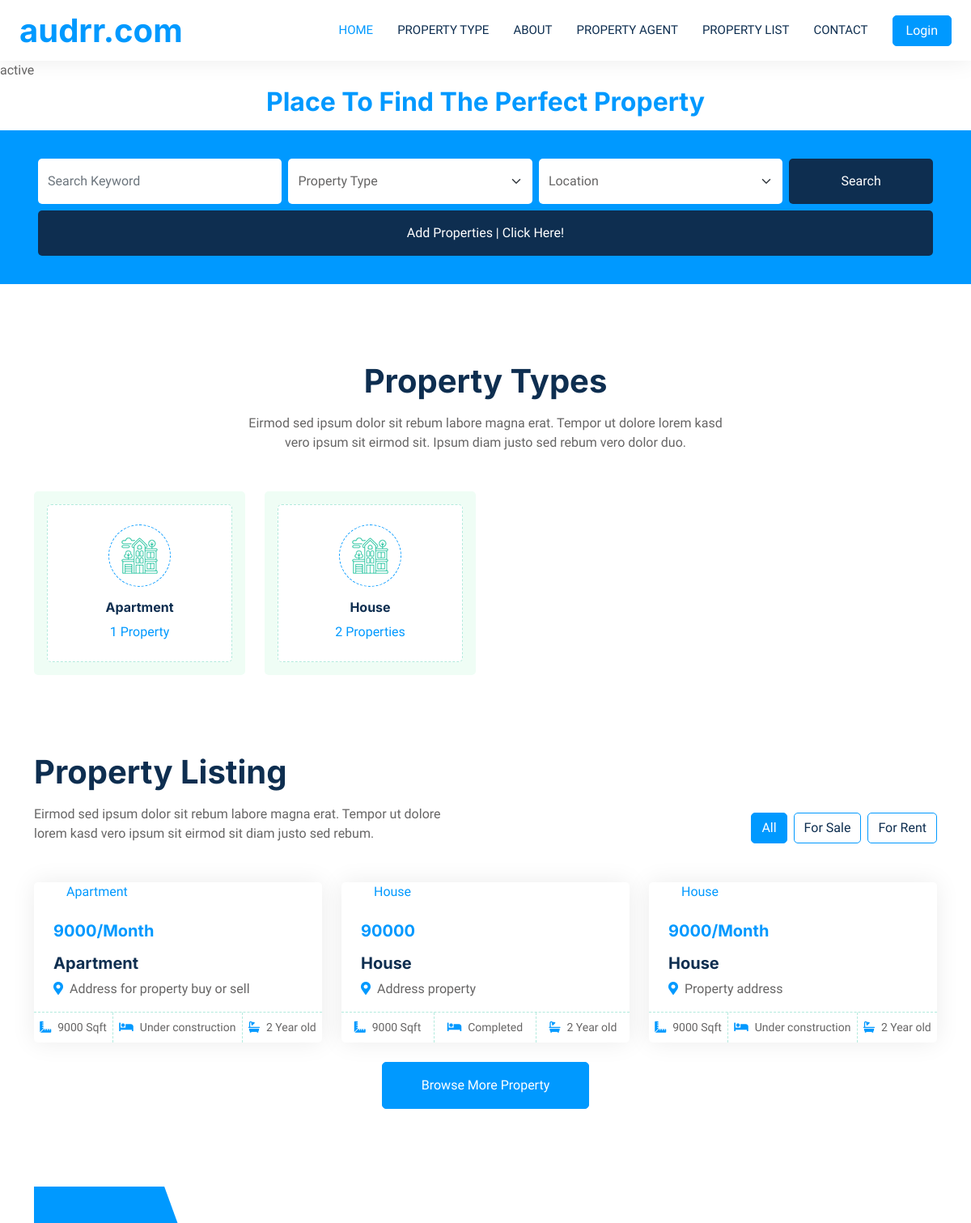
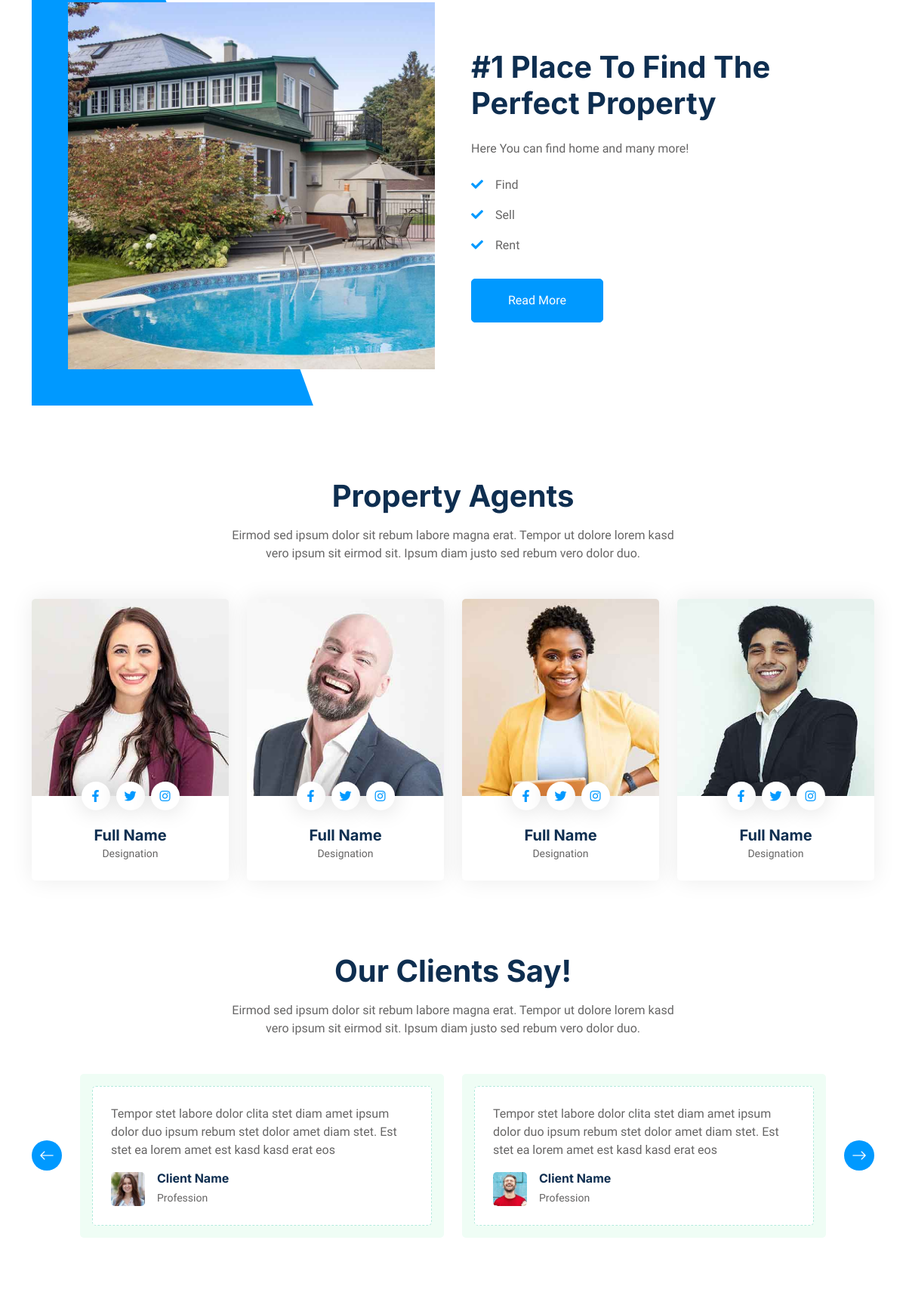
The page / (upper part) on the database its author committed (2 pictures, top to bottom).
### user_1/models.py (models this page shows)
class p_detail(models.Model):
    seller_id=models.ForeignKey(User_register, on_delete=models.CASCADE)
    property_data=models.JSONField()

### user_1/views.py (the view)
# urls.py: 2. Add a URL to urlpatterns:  path('', views.home, name='home')
def home(request):
    property_category=property_bound_data
    property_data = p_detail.objects.all()
    return render(request, 'theme/index.html', {'property_category':property_category, 'property_data':property_data})

### user_1/templates/theme/index.html (shortened to what this page needs)
{% extends 'theme/master.html' %}
{% load static %}
{% block main_content %}
{% block home %}active{% endblock %}
<div class="row text-center p-2">
    <marquee direction="left" behavior="scroll" scrollamount="3">
        <h2 style="color:#0099ff !important;">Place To Find The Perfect Property</h2>
    </marquee>
</div>
<div class="container-fluid bg-primary mb-5 wow fadeIn" data-wow-delay="0.1s" style="padding: 35px;">
    <div class="container">
        <div class="row g-2">
            <div class="col-md-10">
                <div class="row g-2">
                    <div class="col-md-4">
                        <input type="text" class="form-control border-0 py-3" placeholder="Search Keyword">
                    </div>
                    <div class="col-md-4">
                        <select class="form-select border-0 py-3">
                            <option selected>Property Type</option>
                        </select>
                    </div>
                    <div class="col-md-4">
                        <select class="form-select border-0 py-3">
                            <option selected>Location</option>
                        </select>
                    </div>
                </div>
            </div>
            <div class="col-md-2">
                <button class="btn btn-dark border-0 w-100 py-3">Search</button>
            </div>
            <div class="col-md-12">
                <button class="btn btn-dark border-0 w-100 py-3">Add Properties | Click Here!</button>
            </div>
        </div>
    </div>
</div>
<div class="container-xxl py-5">
    <div class="container">
        <div class="text-center mx-auto mb-5 wow fadeInUp" data-wow-delay="0.1s" style="max-width: 600px;">
            <h1 class="mb-3">Property Types</h1>
            <p>Eirmod sed ipsum dolor sit rebum labore magna erat. Tempor ut dolore lorem kasd vero ipsum sit eirmod
                sit. Ipsum diam justo sed rebum vero dolor duo.</p>
        </div>
        <div class="row g-4">
            {% for property,p_count in property_category.items %}
            <div class="col-lg-3 col-sm-6 wow fadeInUp" data-wow-delay="0.1s" id="prop_type_ui">
                <a class="cat-item d-block bg-light text-center rounded p-3" href="property_category_wise/{{property}}">
                    <div class="rounded p-4">
                        <div class="icon mb-3">
                            <img class="img-fluid" src="{% static 'theme/img/icon-apartment.png' %}" alt="Icon">
                        </div>
                        <span class="prop_text">
                            <h6 class="{{property}}">{{property}}</h6>
                        </span>
                        <span>
                            {% if p_count > 1%}
                            {{p_count}} Properties
                            {% else %}
                            {{p_count}} Property
                            {% endif %}
                        </span>
                    </div>
                </a>
            </div>
            {% endfor %}
        </div>
    </div>
</div>
<div class="container-xxl py-5">
    <div class="container">
        <div class="row g-0 gx-5 align-items-end">
            <div class="col-lg-6">
                <div class="text-start mx-auto mb-5 wow slideInLeft" data-wow-delay="0.1s">
                    <h1 class="mb-3">Property Listing</h1>
                    <p>Eirmod sed ipsum dolor sit rebum labore magna erat. Tempor ut dolore lorem kasd vero ipsum sit
                        eirmod sit diam justo sed rebum.</p>
                </div>
            </div>
            <div class="col-lg-6 text-start text-lg-end wow slideInRight" data-wow-delay="0.1s">
                <ul class="nav nav-pills d-inline-flex justify-content-end mb-5">
                    <li class="nav-item me-2">
                        <button class="btn btn-outline-primary active" data-bs-toggle="pill" value="all"
                            id="all">All</a>
                    </li>
                    <li class="nav-item me-2">
                        <button class="btn btn-outline-primary" data-bs-toggle="pill" value="Sale" id="sell">For
                            Sale</button>
                    </li>
                    <li class="nav-item me-0">
                        <button class="btn btn-outline-primary" data-bs-toggle="pill" value="Rent" id="rent">For
                            Rent</button>
                    </li>
                </ul>
            </div>
        </div>
        <div class="tab-content">
            <div id="tab-1" class="tab-pane fade show p-0 active">
                <div class="row g-4" id="filtered">
                    {% for property in property_data %}
                    <div class="col-lg-4 col-md-6 wow fadeInUp filtered_data" data-wow-delay="0.1s">
                        <div class="property-item rounded overflow-hidden">
                            <div class="position-relative overflow-hidden">
                                <div
                                    class="bg-white rounded-top text-primary position-absolute start-0 bottom-0 mx-4 pt-1 px-3">
                                    {{property.property_data.property_type}}</div>
                            </div>
                            <div class="p-4 pb-0">
                                <h5 class="text-primary mb-3">
                                    {% if property.property_data.selling_option == "Rent" %}
                                    {{property.property_data.property_rent_price}}/Month
                                    {% else %}
                                    {{property.property_data.property_value}}
                                    {% endif %}
                                </h5>
                                <a class="d-block h5 mb-2" href="">{{property.property_data.property_type}}</a>
                                <p><i
                                        class="fa fa-map-marker-alt text-primary me-2"></i>{{property.property_data.property_address}}
                                </p>
                            </div>
                            <div class="d-flex border-top">
                                <small class="flex-fill text-center border-end py-2"><i
                                        class="fa fa-ruler-combined text-primary me-2"></i>{{property.property_data.geography_area}}
                                    Sqft</small>
                                <small class="flex-fill text-center border-end py-2"><i
                                        class="fa fa-bed text-primary me-2"></i>{{property.property_data.construction_status}}</small>
                                <small class="flex-fill text-center py-2"><i
                                        class="fa fa-bath text-primary me-2"></i>{{property.property_data.property_age}}
                                    Year old</small>
                            </div>
                        </div>
                    </div>
                    {% endfor %}
                    <div class="col-12 text-center wow fadeInUp" data-wow-delay="0.1s">
                        <a class="btn btn-primary py-3 px-5" href="">Browse More Property</a>
                    </div>
                </div>
            </div>
        </div>
    </div>
</div>
<div class="container-xxl py-5">
    <div class="container">
        <div class="row g-5 align-items-center">
            <div class="col-lg-6 wow fadeIn" data-wow-delay="0.1s">
                <div class="about-img position-relative overflow-hidden p-5 pe-0">
                    <img class="img-fluid w-100" src="{% static 'theme/img/about.jpg' %}">
                </div>
            </div>
            <div class="col-lg-6 wow fadeIn" data-wow-delay="0.5s">
                <h1 class="mb-4">#1 Place To Find The Perfect Property</h1>
                <p class="mb-4">Here You can find home and many more!</p>
                <p><i class="fa fa-check text-primary me-3"></i>Find</p>
                <p><i class="fa fa-check text-primary me-3"></i>Sell</p>
                <p><i class="fa fa-check text-primary me-3"></i>Rent</p>
                <a class="btn btn-primary py-3 px-5 mt-3" href="">Read More</a>
            </div>
        </div>
    </div>
</div>
<div class="container-xxl py-5">
    <div class="container">
        <div class="text-center mx-auto mb-5 wow fadeInUp" data-wow-delay="0.1s" style="max-width: 600px;">
            <h1 class="mb-3">Property Agents</h1>
            <p>Eirmod sed ipsum dolor sit rebum labore magna erat. Tempor ut dolore lorem kasd vero ipsum sit eirmod
                sit. Ipsum diam justo sed rebum vero dolor duo.</p>
        </div>
        <div class="row g-4">
            <div class="col-lg-3 col-md-6 wow fadeInUp" data-wow-delay="0.1s">
                <div class="team-item rounded overflow-hidden">
                    <div class="position-relative">
                        <img class="img-fluid" src="{% static 'theme/img/team-1.jpg' %}" alt="">
                        <div class="position-absolute start-50 top-100 translate-middle d-flex align-items-center">
                            <a class="btn btn-square mx-1" href=""><i class="fab fa-facebook-f"></i></a>
                            <a class="btn btn-square mx-1" href=""><i class="fab fa-twitter"></i></a>
                            <a class="btn btn-square mx-1" href=""><i class="fab fa-instagram"></i></a>
                        </div>
                    </div>
                    <div class="text-center p-4 mt-3">
                        <h5 class="fw-bold mb-0">Full Name</h5>
                        <small>Designation</small>
                    </div>
                </div>
            </div>
            <div class="col-lg-3 col-md-6 wow fadeInUp" data-wow-delay="0.3s">
                <div class="team-item rounded overflow-hidden">
                    <div class="position-relative">
                        <img class="img-fluid" src="{% static 'theme/img/team-2.jpg' %}" alt="">
                        <div class="position-absolute start-50 top-100 translate-middle d-flex align-items-center">
                            <a class="btn btn-square mx-1" href=""><i class="fab fa-facebook-f"></i></a>
                            <a class="btn btn-square mx-1" href=""><i class="fab fa-twitter"></i></a>
                            <a class="btn btn-square mx-1" href=""><i class="fab fa-instagram"></i></a>
                        </div>
                    </div>
                    <div class="text-center p-4 mt-3">
                        <h5 class="fw-bold mb-0">Full Name</h5>
                        <small>Designation</small>
                    </div>
                </div>
            </div>
            <div class="col-lg-3 col-md-6 wow fadeInUp" data-wow-delay="0.5s">
                <div class="team-item rounded overflow-hidden">
                    <div class="position-relative">
                        <img class="img-fluid" src="{% static 'theme/img/team-3.jpg' %}" alt="">
                        <div class="position-absolute start-50 top-100 translate-middle d-flex align-items-center">
                            <a class="btn btn-square mx-1" href=""><i class="fab fa-facebook-f"></i></a>
                            <a class="btn btn-square mx-1" href=""><i class="fab fa-twitter"></i></a>
                            <a class="btn btn-square mx-1" href=""><i class="fab fa-instagram"></i></a>
                        </div>
                    </div>
                    <div class="text-center p-4 mt-3">
                        <h5 class="fw-bold mb-0">Full Name</h5>
                        <small>Designation</small>
                    </div>
                </div>
            </div>
            <div class="col-lg-3 col-md-6 wow fadeInUp" data-wow-delay="0.7s">
                <div class="team-item rounded overflow-hidden">
                    <div class="position-relative">
                        <img class="img-fluid" src="{% static 'theme/img/team-4.jpg' %}" alt="">
                        <div class="position-absolute start-50 top-100 translate-middle d-flex align-items-center">
                            <a class="btn btn-square mx-1" href=""><i class="fab fa-facebook-f"></i></a>
                            <a class="btn btn-square mx-1" href=""><i class="fab fa-twitter"></i></a>
                            <a class="btn btn-square mx-1" href=""><i class="fab fa-instagram"></i></a>
                        </div>
                    </div>
                    <div class="text-center p-4 mt-3">
                        <h5 class="fw-bold mb-0">Full Name</h5>
                        <small>Designation</small>
                    </div>
                </div>
            </div>
        </div>
    </div>
</div>
<div class="container-xxl py-5">
    <div class="container">
        <div class="text-center mx-auto mb-5 wow fadeInUp" data-wow-delay="0.1s" style="max-width: 600px;">
            <h1 class="mb-3">Our Clients Say!</h1>
            <p>Eirmod sed ipsum dolor sit rebum labore magna erat. Tempor ut dolore lorem kasd vero ipsum sit eirmod
                sit. Ipsum diam justo sed rebum vero dolor duo.</p>
        </div>
        <div class="owl-carousel testimonial-carousel wow fadeInUp" data-wow-delay="0.1s">
            <div class="testimonial-item bg-light rounded p-3">
                <div class="bg-white border rounded p-4">
                    <p>Tempor stet labore dolor clita stet diam amet ipsum dolor duo ipsum rebum stet dolor amet diam
                        stet. Est stet ea lorem amet est kasd kasd erat eos</p>
                    <div class="d-flex align-items-center">
                        <img class="img-fluid flex-shrink-0 rounded" src="{% static 'theme/img/testimonial-1.jpg' %}"
                            style="width: 45px; height: 45px;">
                        <div class="ps-3">
                            <h6 class="fw-bold mb-1">Client Name</h6>
                            <small>Profession</small>
                        </div>
                    </div>
                </div>
            </div>
            <div class="testimonial-item bg-light rounded p-3">
                <div class="bg-white border rounded p-4">
                    <p>Tempor stet labore dolor clita stet diam amet ipsum dolor duo ipsum rebum stet dolor amet diam
                        stet. Est stet ea lorem amet est kasd kasd erat eos</p>
                    <div class="d-flex align-items-center">
                        <img class="img-fluid flex-shrink-0 rounded" src="{% static 'theme/img/testimonial-2.jpg' %}"
                            style="width: 45px; height: 45px;">
                        <div class="ps-3">
                            <h6 class="fw-bold mb-1">Client Name</h6>
                            <small>Profession</small>
                        </div>
                    </div>
                </div>
            </div>
        </div>
    </div>
</div>
{% endblock %}

### rows shown on the page
p_detail: property_data.property_type "Apartment", property_data.property_rent_price "9000", property_data.property_address "Address for property buy or sell", property_data.geography_area "9000", property_data.construction_status "Under construction", property_data.property_age "2"
p_detail: property_data.property_type "House", property_data.property_value "90000", property_data.property_address "Address property", property_data.geography_area "9000", property_data.construction_status "Completed", property_data.property_age "2"
p_detail: property_data.property_type "House", property_data.property_rent_price "9000", property_data.property_address "Property address", property_data.geography_area "9000", property_data.construction_status "Under construction", property_data.property_age "2"

### other values the page prints
{{ property }} "Apartment" "House"
{{ p_count }} "1"
{{ p_count }} "2"
